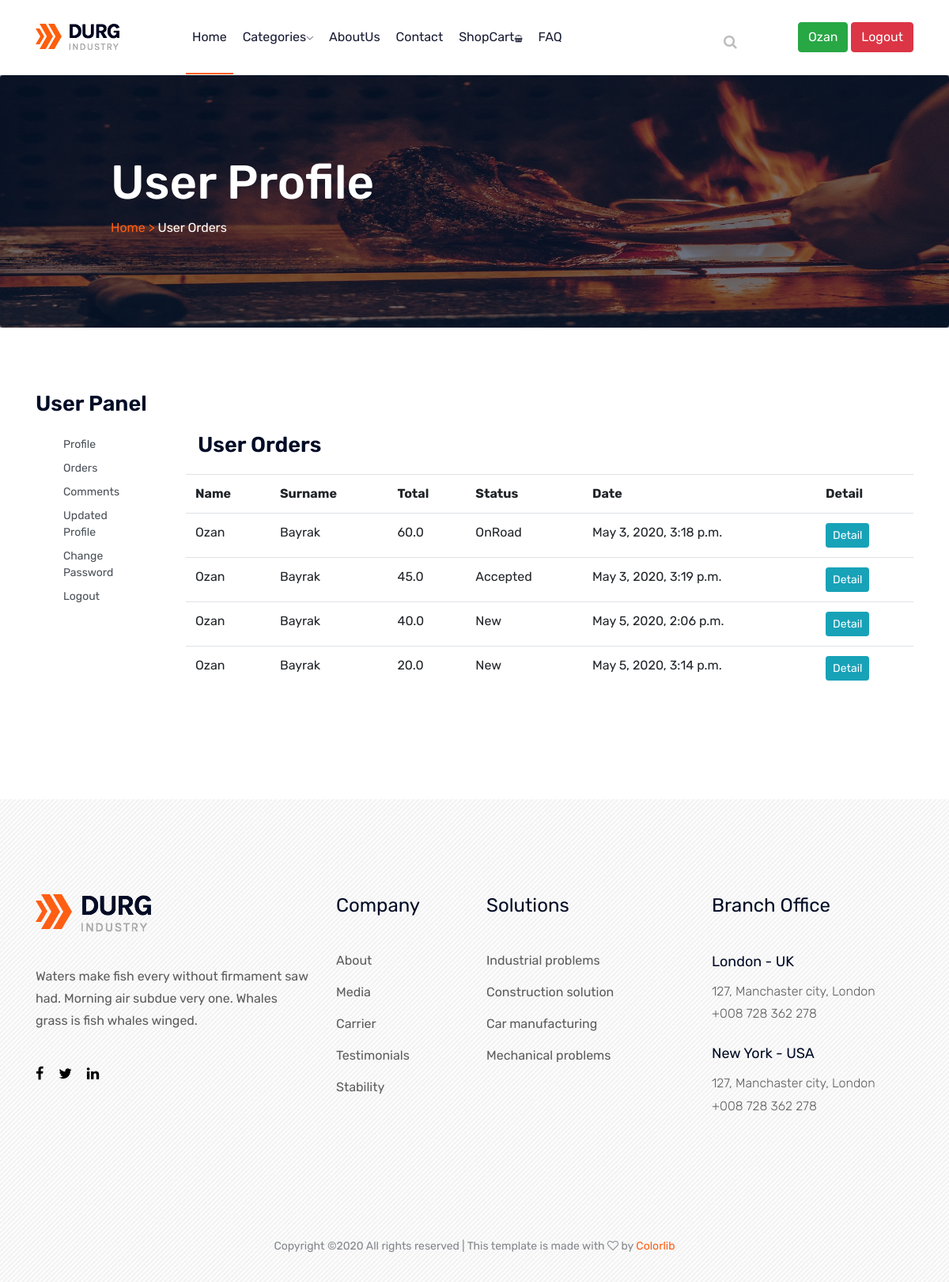
The page /user/orders/ (signed in) on the database as committed earlier.
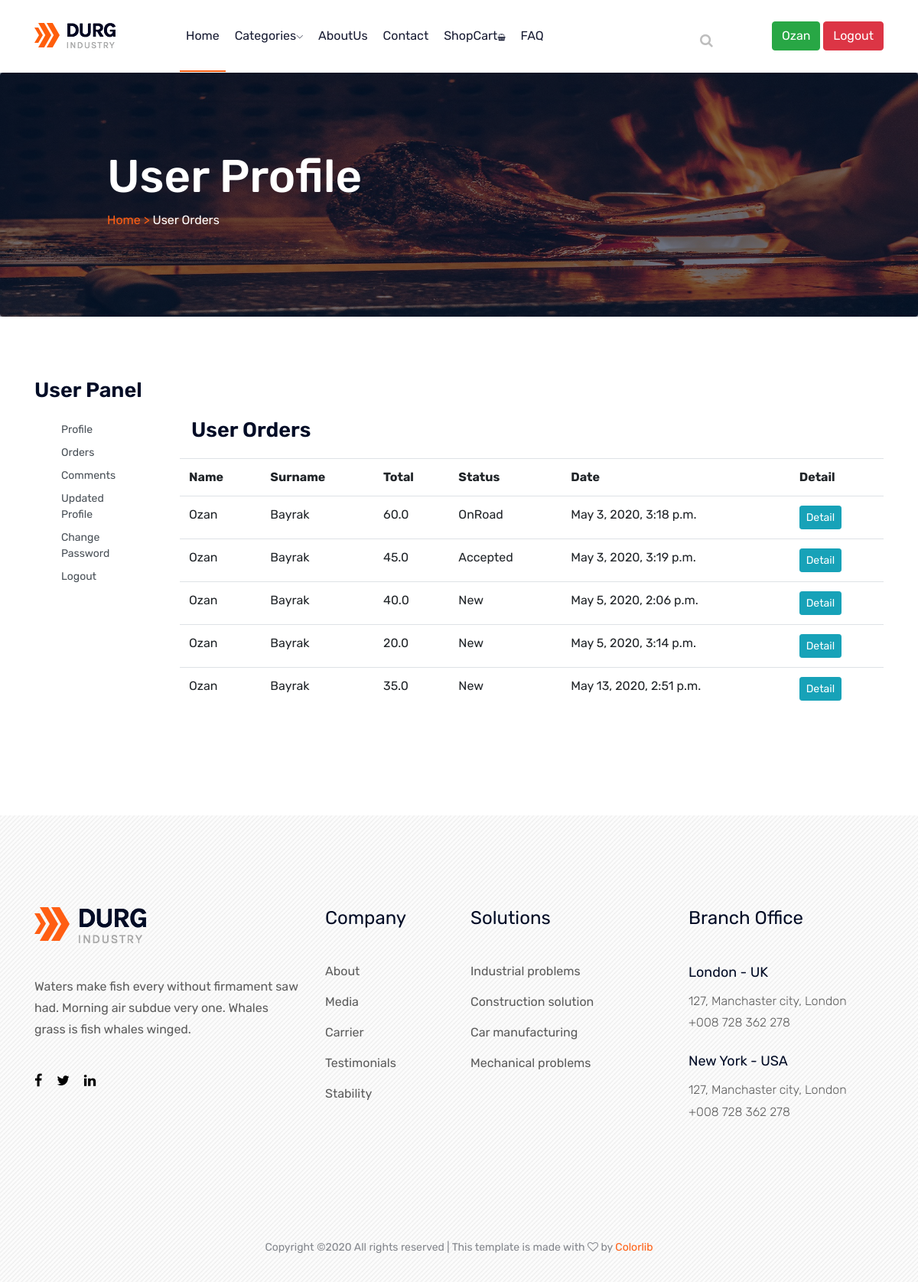
The same page on the database as committed later.
### order/models.py (models this page shows, shortened)
class Order(models.Model):
    STATUS = (
        ('New','New'),
        ('Accepted','Accepted'),
        ('Preaparing','Preaparing'),
        ('OnRoad','OnRoad'),
        ('Completed','Completed'),
        ('Canceled', 'Canceled'),
    )
    user = models.ForeignKey(User, on_delete=models.SET_NULL, null=True)
    code = models.CharField(max_length=5,editable=False)
    first_name = models.CharField(max_length=20)
    last_name = models.CharField(max_length=20)
    phone = models.CharField(max_length=20,blank=True)
    address = models.CharField(max_length=20, blank=True)
    total = models.FloatField()
    status = models.CharField(max_length=10, choices=STATUS, default='New')
    ip = models.CharField(blank=True, max_length=20)
    adminnote = models.CharField(blank=True,max_length=100)
    create_at = models.DateTimeField(auto_now_add=True)
    update_at = models.DateTimeField(auto_now=True)

### user/views.py (the view)
# urls.py: path('orders/', views.orders, name='orders'),
@login_required(login_url='/login') #check login
def orders(request):
    category = Category.objects.all()
    current_user = request.user  # access user info
    orders = Order.objects.filter(user_id=current_user.id)
    context = {
        'category': category,
        'orders': orders,
    }
    return render(request,'user_orders.html',context)

### user/templates/user_orders.html (shortened to what this page needs)
{% extends "homebase.html" %}
{% block content %}
    <section class="breadcrumb breadcrumb_bg banner-bg-1 overlay2 ptb200">
        <div class="container">
            <div class="row">
                <div class="col-lg-7 offset-lg-1">
                    <div class="breadcrumb_iner">
                        <div class="breadcrumb_iner_item">
                            <h2>User Profile</h2>
                            <p> <a href="/">Home ></a> User Orders</p>
                        </div>
                    </div>
                </div>
            </div>
        </div>
    </section>
    <section class="contact-section">
        <div class="container">
            <div class="d-none d-sm-block mb-5 pb-4">
                <div class="row">
                    <div class="col-12">
                        <h2 class="contact-title">User Panel</h2>
                    </div>
                    <div class="col-lg-2">
                        {% include "user_panel.html" %}
                    </div>
                    <div class="col-lg-10">
                        <div class="col-12">
                            <h2 class="contact-title">User Orders</h2>
                        </div>
                        <table class="table">
                            <tr>
                                <th>Name</th>
                                <th>Surname</th>
                                <th>Total</th>
                                <th>Status</th>
                                <th>Date</th>
                                <th>Detail</th>
                            </tr>
                            {% for rs in orders %}
                                <tr>
                                    <td>{{ rs.first_name }}</td>
                                    <td>{{ rs.last_name }}</td>
                                    <td>{{ rs.total }}</td>
                                    <td>{{ rs.status }}</td>
                                    <td>{{ rs.create_at }}</td>
                                    <td><a href="/user/orderdetail/{{ rs.id }}" class="btn btn-sm btn-info">Detail</a> </td>
                                </tr>
                            {% endfor %}
                        </table>
                    </div>
                </div>
            </div>
    </section>
{% endblock %}

Rows that differ between the two databases and show on the page:
added Order: first_name "Ozan", last_name "Bayrak", total "35.0", status "New", create_at "May 13, 2020, 2:51 p.m."
